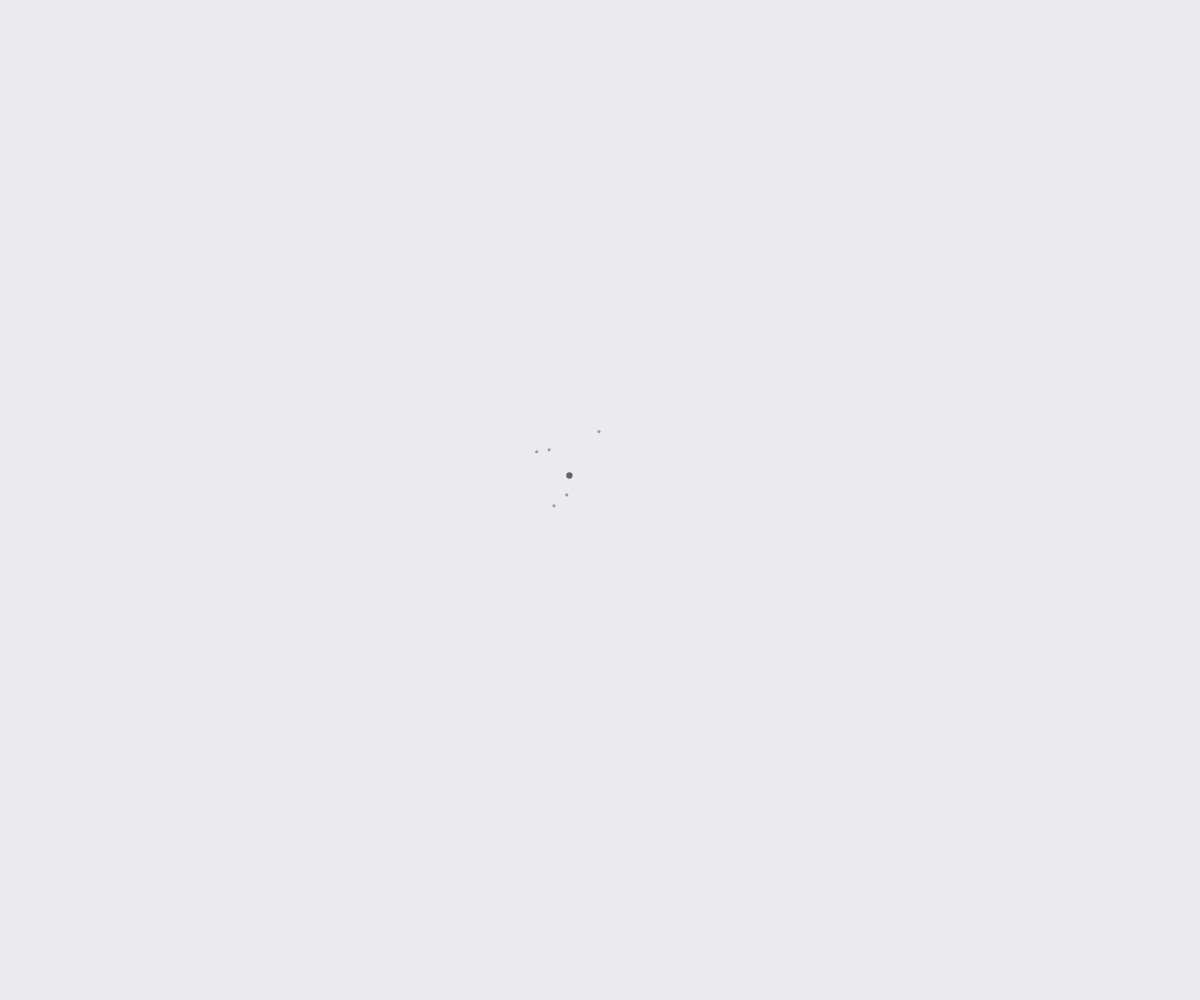
Frame 1 (no input)
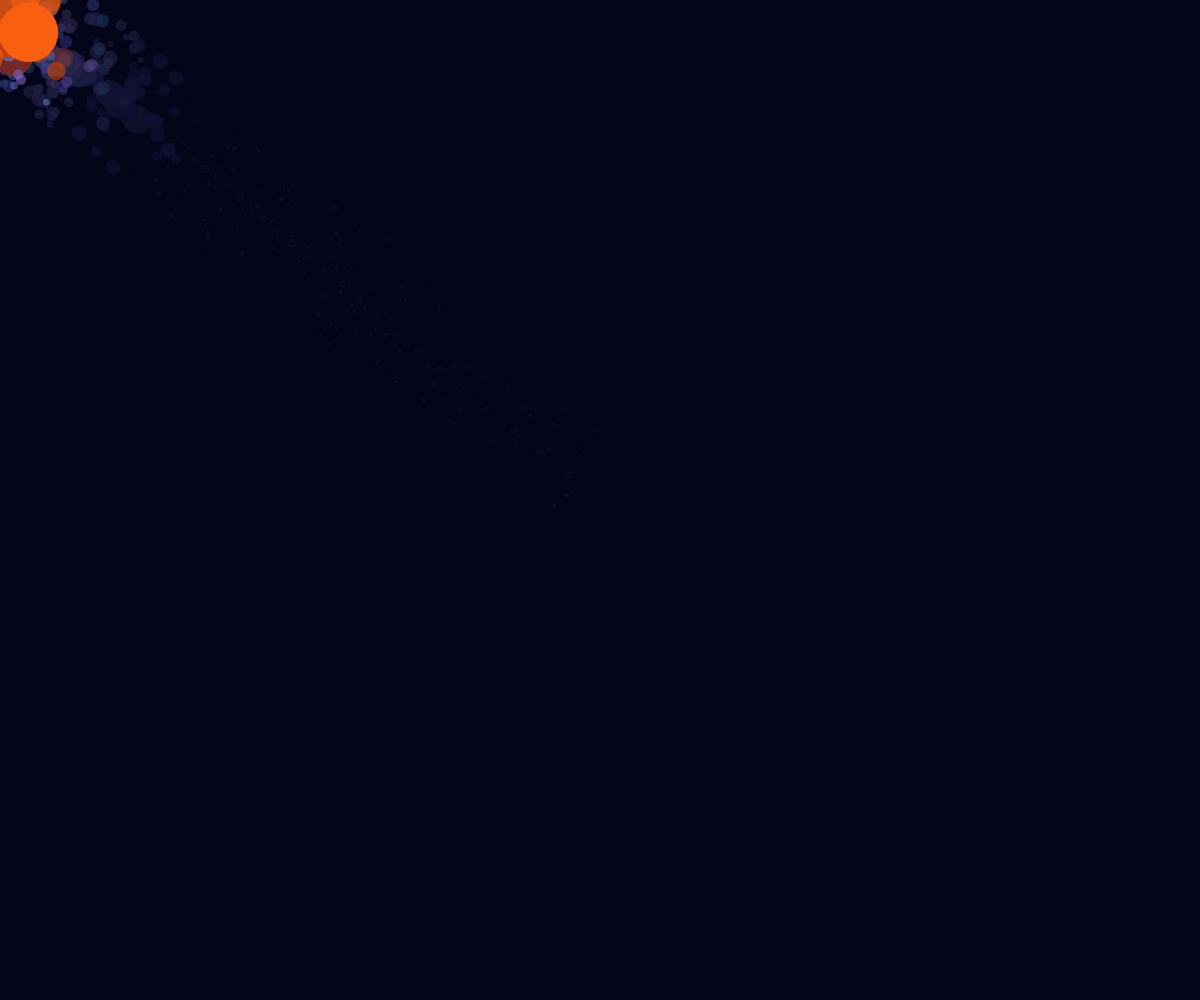
Frame 60 (no input)
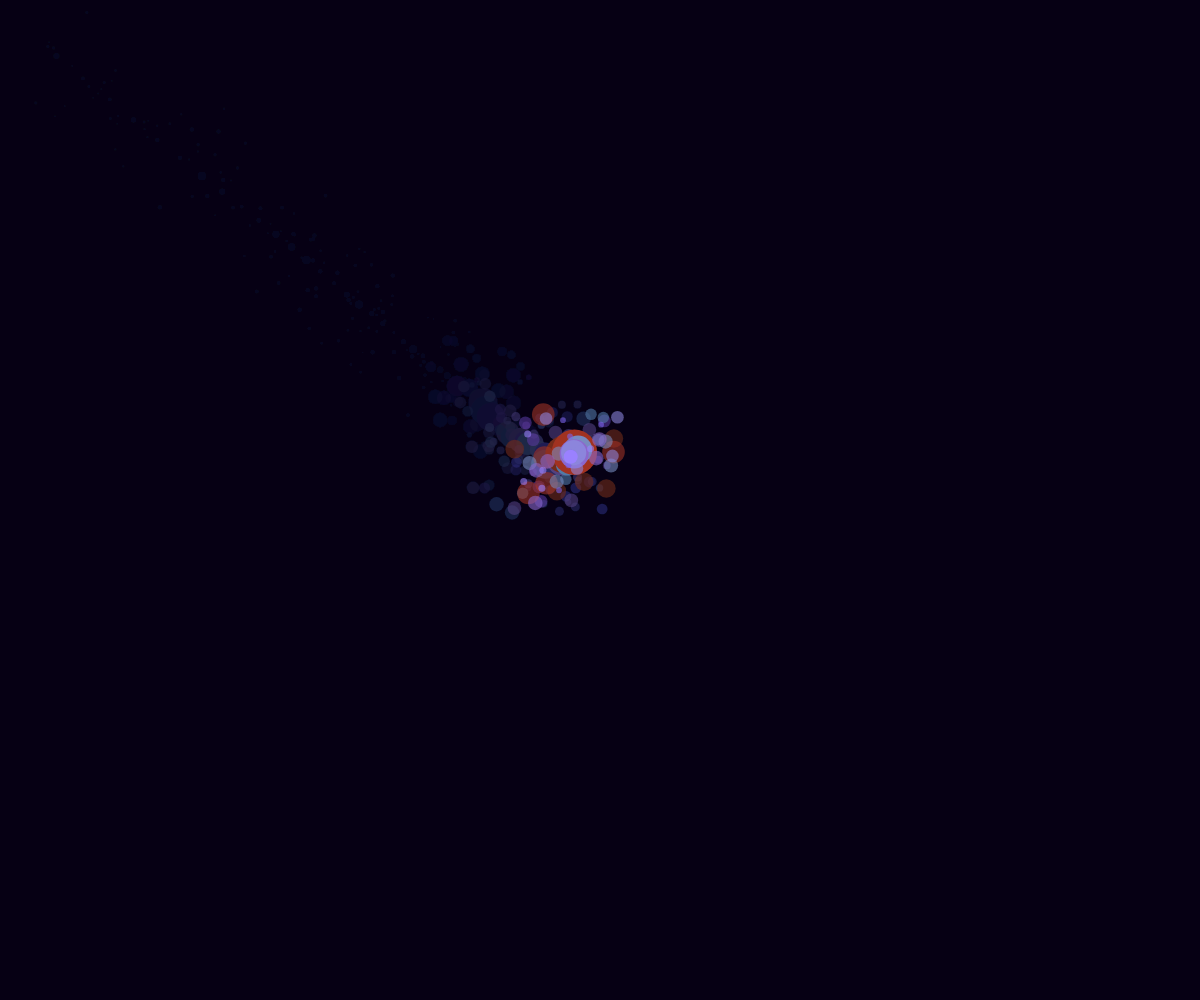
Frame 120 (the mouse pressed at the canvas centre since frame 60)

The p5.js sketch that drew these frames (run headless with seeded random() and noise() and a simulated clock; from frame 60 on, the mouse is pressed at the canvas centre):

// p5.js sketch
// ── sketch.js

/*
Name: [Your Name]
Title: Entropy Swarm
Concept: Exploring Digital Entropy. This sketch uses randomness and distance
to simulate "unstable" life. The closer the cursor gets, the more
chaotic the particles become, representing the uncertainty of observation.
Instructions: Move the mouse to attract the swarm. Click to "reset" the entropy.
*/

let posX, posY;
let r, g, b;
let particleSize;
let chaosFactor = 5;

function setup() {
createCanvas(windowWidth, windowHeight);
// Initialize variables
posX = width / 2;
posY = height / 2;
noStroke();
}

function draw() {
// Use a low alpha background to create "trails" (uncertain paths)
background(10, 10, 25, 20);

// Calculate distance between mouse and the particle center
let d = dist(mouseX, mouseY, posX, posY);

// --- CONDITIONAL LOGIC ---
if (d < 50) {
// If very close: High Chaos (Agitation)
r = random(200, 255);
g = random(50, 100);
b = random(50);
particleSize = random(30, 60);
chaosFactor = 15;
}
else if (d >= 50 && d < 200) {
// If mid-range: Transition (Uncertainty)
r = random(100, 200);
g = random(100, 200);
b = 255;
particleSize = random(10, 30);
chaosFactor = 5;
}
else {
// If far away: Decay (Entropy)
r = 100;
g = 100;
b = 100;
particleSize = random(2, 8);
chaosFactor = 1;
}

// --- RANDOMNESS & INPUT ---
// The particles "ease" toward the mouse but with random jitter
posX = lerp(posX, mouseX, 0.05) + random(-chaosFactor, chaosFactor);
posY = lerp(posY, mouseY, 0.05) + random(-chaosFactor, chaosFactor);

// Draw the central "nucleus"
fill(r, g, b);
ellipse(posX, posY, particleSize);

// Draw satellite particles to increase the sense of a "swarm"
for (let i = 0; i < 5; i++) {
fill(r, g, b, 150);
ellipse(posX + random(-50, 50), posY + random(-50, 50), particleSize / 2);
}
}

function mousePressed() {
// Resetting the canvas with a random background flash
background(random(255), 0, 0);
}

function windowResized() {
resizeCanvas(windowWidth, windowHeight);
}
